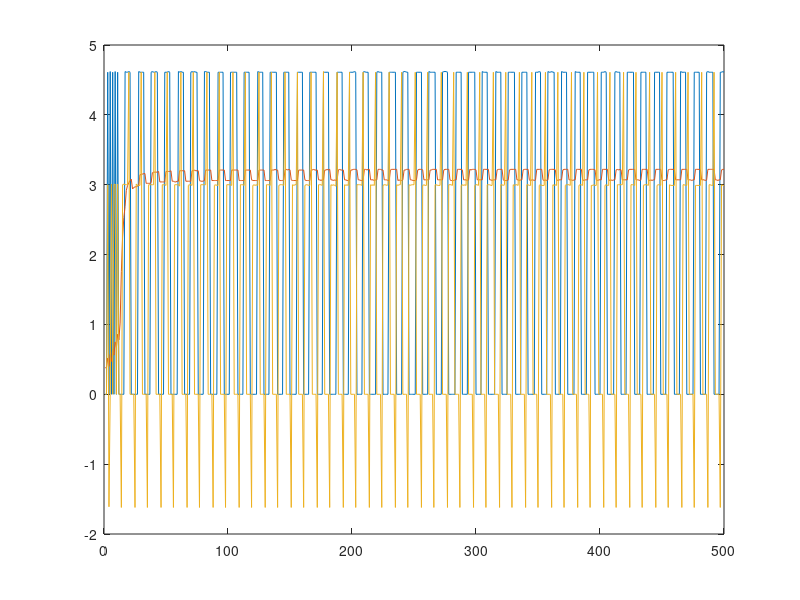

The MATLAB script that drew this image:
v_in = [0.00
0.00
4.61
0.00
4.62
0.00
4.61
0.00
4.62
0.00
4.61
0.00
0.00
0.00
0.00
0.00
4.62
4.61
4.61
4.62
4.61
0.00
0.00
0.00
0.00
0.00
0.00
4.62
4.61
4.61
4.61
4.61
0.00
0.00
0.00
0.00
0.00
4.61
4.62
4.61
4.61
4.62
4.61
0.00
0.00
0.00
0.00
0.00
4.61
4.61
4.61
4.62
4.61
0.00
0.00
0.00
0.00
0.00
0.00
4.62
4.61
4.62
4.61
4.61
0.00
0.00
0.00
0.00
0.00
4.61
4.62
4.61
4.62
4.61
4.61
0.00
0.00
0.00
0.00
0.00
4.62
4.62
4.61
4.61
4.61
0.00
0.00
0.00
0.00
0.00
0.00
4.61
4.61
4.61
4.61
4.61
0.00
0.00
0.00
0.00
0.00
4.61
4.61
4.61
4.61
4.61
4.61
0.00
0.00
0.00
0.00
0.00
4.61
4.61
4.61
4.61
4.61
0.00
0.00
0.00
0.00
0.00
0.00
4.62
4.61
4.61
4.61
4.61
0.00
0.00
0.00
0.00
0.00
4.61
4.61
4.61
4.61
4.61
4.61
0.00
0.00
0.00
0.00
0.00
4.61
4.61
4.61
4.61
4.61
0.00
0.00
0.00
0.00
0.00
0.00
4.61
4.61
4.61
4.61
4.61
0.00
0.00
0.00
0.00
0.00
4.61
4.61
4.61
4.61
4.61
4.61
0.00
0.00
0.00
0.00
0.00
4.61
4.61
4.61
4.61
4.61
0.00
0.00
0.00
0.00
0.00
0.00
4.61
4.61
4.61
4.61
4.61
0.00
0.00
0.00
0.00
0.00
4.61
4.61
4.61
4.61
4.62
4.61
0.00
0.00
0.00
0.00
0.00
4.61
4.62
4.61
4.61
4.61
0.00
0.00
0.00
0.00
0.00
0.00
4.61
4.62
4.61
4.61
4.61
0.00
0.00
0.00
0.00
0.00
4.61
4.61
4.61
4.61
4.61
4.61
0.00
0.00
0.00
0.00
0.00
4.61
4.62
4.62
4.61
4.61
0.00
0.00
0.00
0.00
0.00
0.00
4.61
4.61
4.61
4.61
4.61
0.00
0.00
0.00
0.00
0.00
4.62
4.61
4.61
4.61
4.61
4.61
0.00
0.00
0.00
0.00
0.00
4.61
4.62
4.62
4.62
4.61
0.00
0.00
0.00
0.00
0.00
0.00
4.61
4.61
4.61
4.61
4.61
0.00
0.00
0.00
0.00
0.00
4.61
4.61
4.61
4.61
4.61
4.61
0.00
0.00
0.00
0.00
0.00
4.62
4.61
4.61
4.61
4.61
0.00
0.00
0.00
0.00
0.00
0.00
4.62
4.61
4.61
4.61
4.61
0.00
0.00
0.00
0.00
0.00
4.61
4.61
4.61
4.61
4.61
4.61
0.00
0.00
0.00
0.00
0.00
4.61
4.61
4.61
4.61
4.61
0.00
0.00
0.00
0.00
0.00
0.00
4.61
4.61
4.61
4.62
4.61
0.00
0.00
0.00
0.00
0.00
4.62
4.61
4.61
4.62
4.61
4.61
0.00
0.00
0.00
0.00
0.00
4.62
4.61
4.61
4.61
4.61
0.00
0.00
0.00
0.00
0.00
0.00
4.62
4.61
4.61
4.61
4.61
0.00
0.00
0.00
0.00
0.00
4.61
4.61
4.61
4.61
4.61
4.61
0.00
0.00
0.00
0.00
0.00
4.61
4.61
4.61
4.62
4.61
0.00
0.00
0.00
0.00
0.00
0.00
4.61
4.62
4.61
4.61
4.61
0.00
0.00
0.00
0.00
0.00
4.61
4.61
4.61
4.61
4.61
4.61
0.00
0.00
0.00
0.00
0.00
4.61
4.61
4.61
4.61
4.61
0.00
0.00
0.00
0.00
0.00
0.00
4.61
4.61
4.61
4.61
4.61
0.00
0.00
0.00
0.00
0.00
4.61
4.61
4.61
4.61
4.61
4.61
0.00
0.00
0.00
0.00
0.00
4.62
4.61
4.61
4.61
4.61
0.00
0.00
0.00
0.00
0.00
0.00
4.61
4.61
4.61
4.61
4.61
0.00
0.00
0.00
0.00
0.00
4.61
4.62
4.61
4.61
4.61
4.61
0.00
0.00
0.00
0.00
0.00
4.61
4.61
4.62
4.61
];

v = [0.38
0.38
0.52
0.40
0.57
0.47
0.65
0.56
0.75
0.67
0.86
0.78
1.02
1.76
2.25
2.53
2.69
2.92
2.99
3.03
3.06
3.08
2.94
2.96
2.97
2.97
2.98
2.99
3.14
3.15
3.15
3.16
3.16
3.02
3.02
3.02
3.02
3.03
3.17
3.18
3.18
3.18
3.18
3.19
3.04
3.04
3.04
3.04
3.04
3.19
3.19
3.19
3.19
3.20
3.05
3.05
3.04
3.04
3.05
3.05
3.20
3.20
3.20
3.20
3.20
3.05
3.05
3.05
3.05
3.05
3.20
3.20
3.21
3.20
3.20
3.20
3.06
3.05
3.05
3.05
3.06
3.21
3.21
3.21
3.21
3.21
3.06
3.06
3.06
3.06
3.06
3.06
3.21
3.21
3.21
3.21
3.21
3.06
3.06
3.06
3.06
3.06
3.21
3.21
3.21
3.21
3.21
3.21
3.06
3.06
3.06
3.06
3.06
3.21
3.21
3.21
3.21
3.21
3.07
3.06
3.06
3.06
3.06
3.06
3.21
3.21
3.21
3.21
3.21
3.06
3.06
3.06
3.06
3.06
3.21
3.21
3.21
3.22
3.21
3.21
3.07
3.06
3.06
3.06
3.07
3.21
3.22
3.21
3.22
3.21
3.07
3.06
3.06
3.06
3.06
3.06
3.21
3.21
3.21
3.21
3.21
3.07
3.06
3.06
3.06
3.06
3.21
3.21
3.22
3.21
3.21
3.21
3.07
3.07
3.06
3.07
3.07
3.21
3.21
3.22
3.21
3.22
3.07
3.07
3.06
3.07
3.06
3.07
3.21
3.22
3.21
3.21
3.21
3.07
3.07
3.06
3.06
3.07
3.21
3.21
3.22
3.22
3.22
3.21
3.07
3.07
3.06
3.06
3.07
3.22
3.22
3.21
3.22
3.22
3.07
3.07
3.07
3.06
3.07
3.07
3.22
3.22
3.22
3.21
3.21
3.07
3.07
3.07
3.06
3.06
3.21
3.22
3.22
3.22
3.22
3.22
3.06
3.07
3.06
3.06
3.07
3.21
3.21
3.22
3.22
3.22
3.07
3.07
3.06
3.06
3.06
3.07
3.21
3.22
3.22
3.22
3.21
3.07
3.07
3.07
3.07
3.07
3.21
3.21
3.22
3.22
3.22
3.22
3.07
3.07
3.07
3.07
3.07
3.21
3.22
3.22
3.22
3.22
3.07
3.06
3.06
3.06
3.07
3.07
3.22
3.22
3.22
3.22
3.21
3.07
3.07
3.07
3.06
3.07
3.22
3.21
3.22
3.22
3.22
3.21
3.07
3.07
3.07
3.07
3.07
3.22
3.22
3.22
3.22
3.22
3.07
3.07
3.06
3.07
3.07
3.07
3.21
3.22
3.22
3.22
3.22
3.07
3.06
3.06
3.06
3.07
3.21
3.22
3.22
3.22
3.22
3.22
3.07
3.07
3.06
3.07
3.07
3.21
3.22
3.22
3.22
3.22
3.07
3.06
3.07
3.07
3.06
3.07
3.22
3.22
3.22
3.22
3.22
3.07
3.06
3.07
3.06
3.07
3.21
3.22
3.22
3.22
3.22
3.21
3.07
3.06
3.07
3.07
3.07
3.21
3.22
3.22
3.22
3.22
3.07
3.07
3.07
3.06
3.07
3.07
3.22
3.22
3.22
3.22
3.22
3.07
3.06
3.07
3.07
3.07
3.21
3.22
3.22
3.22
3.22
3.21
3.07
3.06
3.07
3.07
3.07
3.22
3.22
3.22
3.22
3.22
3.07
3.06
3.07
3.06
3.07
3.07
3.21
3.22
3.21
3.22
3.21
3.07
3.07
3.07
3.07
3.07
3.21
3.22
3.22
3.22
3.22
3.22
3.07
3.07
3.07
3.06
3.07
3.22
3.22
3.22
3.22
3.22
3.07
3.06
3.07
3.06
3.07
3.07
3.22
3.22
3.22
3.22
3.22
3.07
3.06
3.06
3.07
3.07
3.21
3.22
3.22
3.22
3.22
3.21
3.07
3.07
3.07
3.07
3.07
3.22
3.22
3.22
3.22
3.22
3.07
3.07
3.07
3.06
3.07
3.07
3.22
3.22
3.22
3.22
3.21
3.07
3.07
3.07
3.06
3.07
3.22
3.22
3.22
3.22
3.22
3.22
3.07
3.07
3.06
3.07
3.07
3.21
3.22
3.22
];

v_led = [0.00
0.00
3.00
-1.61
0.00
3.01
0.00
3.00
3.01
0.00
3.01
0.00
0.00
-1.62
3.00
3.01
3.00
3.00
3.00
4.61
0.00
0.00
0.00
0.00
-1.62
3.01
2.99
2.99
2.99
4.61
0.00
0.00
0.00
0.00
-1.62
3.00
3.00
3.00
3.00
3.00
4.61
0.00
0.00
0.00
0.00
-1.62
3.00
3.00
3.00
2.99
4.61
0.00
0.00
0.00
0.00
-1.62
3.00
3.00
3.00
3.00
2.98
4.61
0.00
0.00
0.00
0.00
-1.62
2.99
3.00
3.00
2.99
4.61
0.00
0.00
0.00
0.00
-1.62
3.00
3.00
3.00
3.00
3.00
4.61
0.00
0.00
0.00
0.00
-1.62
2.99
3.00
2.99
2.99
4.61
0.00
0.00
0.00
0.00
-1.62
3.00
3.00
3.00
3.00
2.99
4.61
0.00
0.00
0.00
0.00
-1.62
3.00
3.00
3.00
2.99
4.61
0.00
0.00
0.00
0.00
-1.62
2.99
3.00
2.99
3.00
2.99
4.61
0.00
0.00
0.00
0.00
-1.62
3.00
3.00
3.00
2.99
4.61
0.00
0.00
0.00
0.00
-1.62
2.99
3.00
3.00
3.00
2.99
4.61
0.00
0.00
0.00
0.00
-1.62
3.00
2.99
3.00
3.00
4.61
0.00
0.00
0.00
0.00
-1.62
2.99
3.00
3.00
2.99
2.99
4.61
0.00
0.00
0.00
0.00
-1.62
3.00
3.00
3.00
2.99
4.62
0.00
0.00
0.00
0.00
-1.62
3.00
2.99
3.00
2.99
2.98
4.61
0.00
0.00
0.00
0.00
-1.62
3.00
2.99
3.00
2.99
4.61
0.00
0.00
0.00
0.00
-1.62
3.00
3.00
3.00
3.00
2.99
4.61
0.00
0.00
0.00
0.00
-1.62
3.00
2.99
3.00
2.99
4.61
0.00
0.00
0.00
0.00
-1.62
2.99
3.00
3.00
2.99
3.00
4.61
0.00
0.00
0.00
0.00
-1.62
3.00
2.99
3.00
3.00
4.61
0.00
0.00
0.00
0.00
-1.62
3.00
2.99
3.00
3.00
3.00
4.61
0.00
0.00
0.00
0.00
-1.62
2.99
3.00
2.99
2.99
4.61
0.00
0.00
0.00
0.00
-1.62
3.00
3.00
2.99
2.99
2.99
4.61
0.00
0.00
0.00
0.00
-1.62
3.00
3.00
3.00
2.99
4.61
0.00
0.00
0.00
0.00
-1.62
2.99
3.00
2.99
3.00
2.99
4.61
0.00
0.00
0.00
0.00
-1.62
2.99
3.00
3.00
2.99
4.61
0.00
0.00
0.00
0.00
-1.62
3.00
3.00
3.00
2.99
2.99
4.61
0.00
0.00
0.00
0.00
-1.62
3.00
3.00
2.99
3.00
4.61
0.00
0.00
0.00
0.00
-1.62
3.00
2.99
3.00
3.00
2.99
4.61
0.00
0.00
0.00
0.00
-1.62
3.00
3.00
2.99
2.99
4.61
0.00
0.00
0.00
0.00
-1.62
2.99
3.00
2.99
2.99
2.99
4.61
0.00
0.00
0.00
0.00
-1.62
3.00
2.99
3.00
2.99
4.61
0.00
0.00
0.00
0.00
-1.62
2.99
3.00
3.00
3.00
2.99
4.61
0.00
0.00
0.00
0.00
-1.62
2.99
3.00
3.00
2.99
4.61
0.00
0.00
0.00
0.00
-1.62
2.99
2.99
3.00
2.99
2.99
4.61
0.00
0.00
0.00
0.00
-1.62
2.99
3.00
2.99
2.99
4.61
0.00
0.00
0.00
0.00
-1.62
3.00
3.00
3.00
3.00
3.00
4.61
0.00
0.00
0.00
0.00
-1.62
3.00
3.00
3.00
2.99
4.61
0.00
0.00
0.00
0.00
-1.62
2.99
3.00
3.00
3.00
2.99
4.61
0.00
0.00
0.00
0.00
-1.62
2.99
3.00
3.00
2.99
4.61
0.00
0.00
0.00
0.00
-1.62
3.00
2.99
2.99
2.99
2.99
4.61
0.00
0.00
0.00
0.00
-1.62
3.00
3.00
2.99
2.99
4.61
0.00
0.00
0.00
0.00
-1.62
2.99
2.99
2.99
2.99
2.99
4.61
0.00
0.00
0.00
0.00
-1.62
3.00
3.00
2.99
2.99
4.61
0.00
0.00
0.00
0.00
-1.62
3.00
2.99
2.99
];


for i=1:1:500
   x(i) = i; 
end
plot(x,v_in);
hold on;
plot(x,v);
hold on;
plot(x,v_led);
